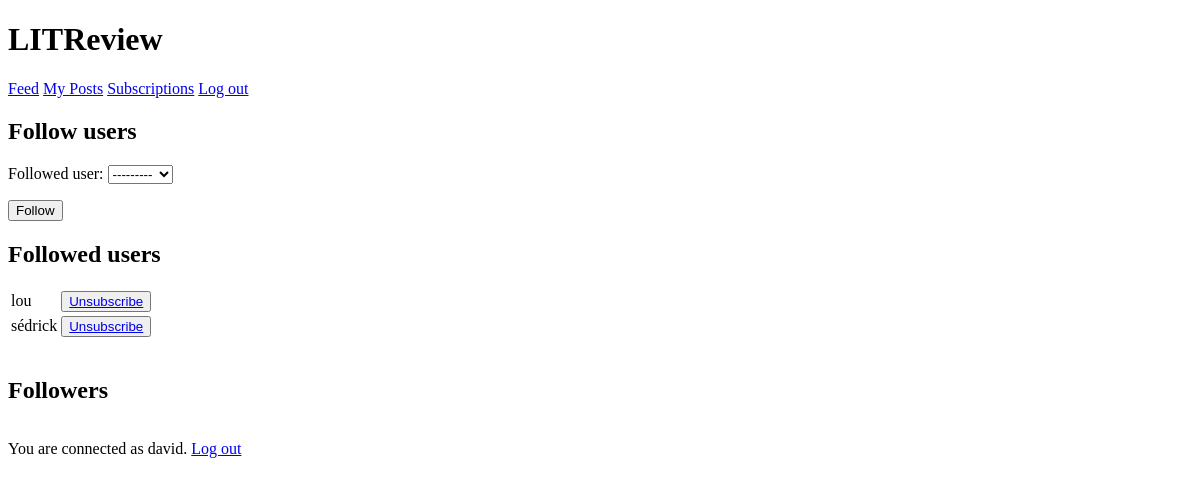
Before: /subscription_page/ (signed in) with the older database file.
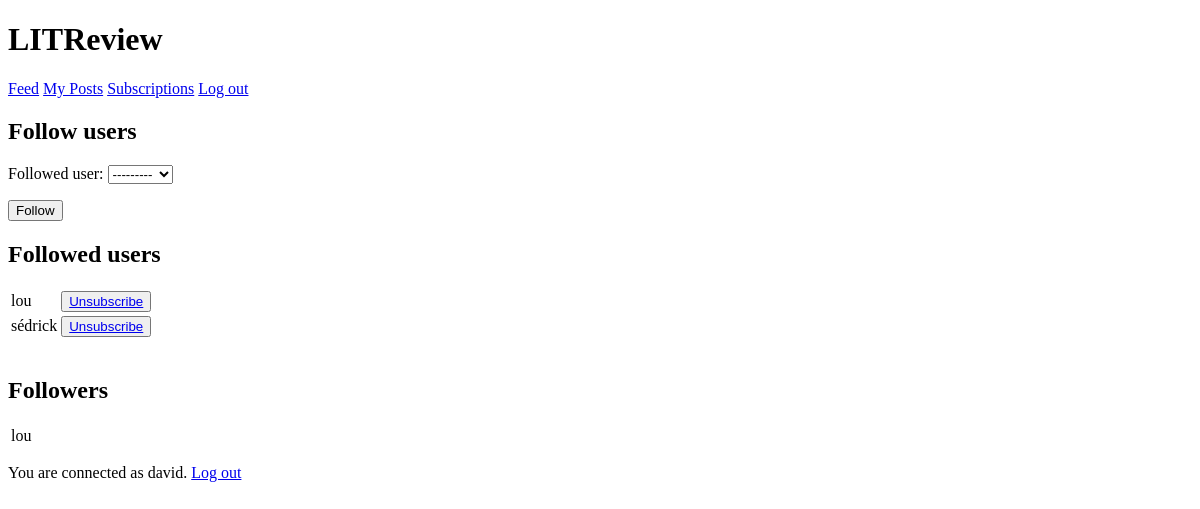
After: the same page with the newer database file.
### feedapp/models.py (models this page shows)
class UserFollows(models.Model):
    user = models.ForeignKey(to=settings.AUTH_USER_MODEL, on_delete=models.CASCADE)
    followed_user = models.ForeignKey(to=settings.AUTH_USER_MODEL, on_delete=models.CASCADE, related_name='followed_by')
    class Meta:
        unique_together = ('user', 'followed_user')
        constraints = [models.CheckConstraint(check=~models.Q(user=models.F('followed_user')), name='no_self_follow')]

### authentication/models.py (models this page shows)
class User(AbstractUser):
    username = models.CharField(max_length=20, unique=True)
    USERNAME_FIELD = 'username'

### feedapp/views.py (the view, shortened to what this page needs)
# urls.py: path('subscription_page/', follow_user, name='subscription_page'),
@login_required
def follow_user(request):
    followed_users = models.UserFollows.objects.filter(user=request.user)
    followers = models.UserFollows.objects.filter(followed_user=request.user)
    form = forms.FollowUserForm()
    return render(request, 'feedapp/subscription_page.html', context={'subscription_form': form,
                                                                      'followed_users': followed_users,
                                                                      'followers': followers})

### feedapp/forms.py
class FollowUserForm(forms.ModelForm):
    class Meta:
        model = models.UserFollows
        fields = ['followed_user']

### feedapp/templates/feedapp/subscription_page.html (shortened to what this page needs)
{% extends 'base.html' %}
    {% block content %}
        <div>
            <h2>Follow users</h2>
            <form method="post">
              {{ subscription_form.as_p }}
              <button type="submit">Follow</button>
            </form>
        </div>
        <div>
            <h2>Followed users</h2>
            <table>
                {% for user_followed in followed_users %}
                    <tr>
                        <td>{{ user_followed.followed_user.username }}</td>
                        <td>
                            <button type="submit">
                                <a href="{% url 'unsubscription_page' user_followed.followed_user.id %}">Unsubscribe</a>
                            </button>
                        </td>
                    </tr>
                {% endfor %}
            </table>
        </div>
        <br>
        <div>
            <h2>Followers</h2>
            <table>
                {% for follower in followers %}
                <tr>
                    <td>{{ follower.user.username }}</td>
                </tr>
                {% endfor %}
            </table>
        </div>
    {% endblock content %}

Changed rows visible on the page:
added UserFollows: user.username "lou", shown under "Followers"
